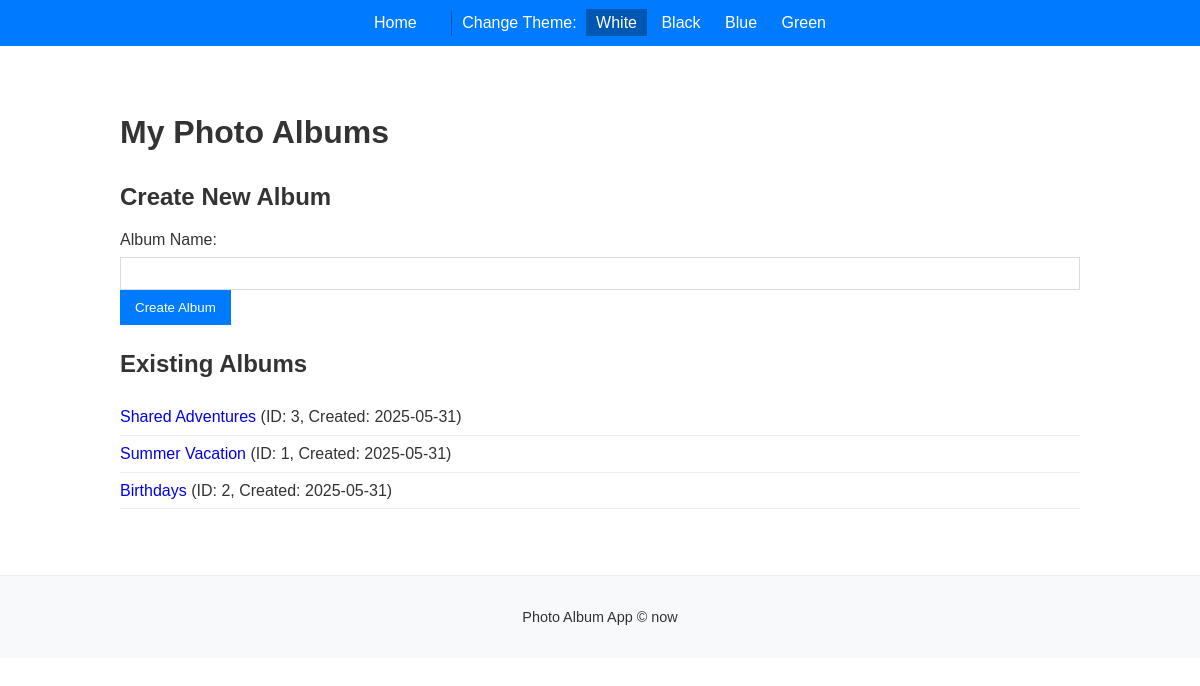
The page / on the database its author committed.
### tables this page shows
CREATE TABLE albums (
                id INTEGER PRIMARY KEY AUTOINCREMENT,
                name TEXT NOT NULL,
                creation_date TIMESTAMP DEFAULT CURRENT_TIMESTAMP
            );

### main.py (the view)
@app.route('/')
def index():
    albums = get_all_albums()
    return render_template('index.html', albums=albums, theme=get_color_theme(), themes=ALLOWED_THEMES)

### main.py (called while the page is built)
def get_color_theme() -> str:
    return CURRENT_THEME

def get_db_connection():
    conn = sqlite3.connect(DATABASE_FILE)
    conn.row_factory = sqlite3.Row
    return conn

def get_all_albums() -> list[sqlite3.Row]:
    conn = None
    try:
        conn = get_db_connection()
        cursor = conn.cursor()
        cursor.execute("SELECT * FROM albums ORDER BY creation_date DESC")
        albums = cursor.fetchall()
        return albums
    except sqlite3.Error as e:
        print(f"Error fetching all albums: {e}")
        return []
    finally:
        if conn:
            conn.close()

### templates/index.html
{% extends "base.html" %}
{% block content %}
    <h1>My Photo Albums</h1>
    <section id="create-album">
        <h2>Create New Album</h2>
        <form action="{{ url_for('create_album_route') }}" method="post">
            <label for="album_name">Album Name:</label>
            <input type="text" id="album_name" name="album_name" required>
            <button type="submit">Create Album</button>
        </form>
    </section>
    <section id="album-list">
        <h2>Existing Albums</h2>
        {% if albums %}
            <ul>
                {% for album in albums %}
                    <li>
                        <a href="{{ url_for('album_view', album_id=album.id) }}">{{ album.name }}</a>
                        <span class="album-meta"> (ID: {{ album.id }}, Created: {{ album.creation_date[:10] }})</span>
                    </li>
                {% endfor %}
            </ul>
        {% else %}
            <p>No albums found. Create one above!</p>
        {% endif %}
    </section>
{% endblock %}

### templates/base.html (shortened to what this page needs)
<!DOCTYPE html>
<html lang="en">
<head>
    <link rel="stylesheet" href="{{ url_for('static', filename='style.css') }}">
</head>
<body class="{{ theme }}">
    <nav>
        <a href="{{ url_for('index') }}">Home</a>
        <div class="theme-switcher">
            <span>Change Theme:</span>
            {% for t in themes %}
                <a href="{{ url_for('set_theme_route', theme_name=t) }}" class="{{ 'active' if t == theme else '' }}">{{ t|capitalize }}</a>
            {% endfor %}
        </div>
    </nav>
    <div class="container">
        {% block content %}
        {% endblock %}
    </div>
    <footer>
        <p>Photo Album App &copy; {{ "now"|date("Y") }}</p>
    </footer>
</body>
</html>

### static/style.css (style rules this page uses)
body { font-family: sans-serif; margin: 0; padding: 0; line-height: 1.6; transition: background-color 0.3s, color 0.3s; }
.container { width: 80%; margin: auto; overflow: hidden; padding: 20px; }
nav { background: #333; color: #fff; padding: 10px 0; text-align: center; margin-bottom: 20px; }
nav a { color: #fff; text-decoration: none; padding: 5px 10px; }
nav a:hover, nav a.active { background: #555; }
.theme-switcher { display: inline-block; margin-left: 20px; border-left: 1px solid #555; padding-left: 10px; }
.theme-switcher span { margin-right: 5px; }
h1, h2 { margin-bottom: 10px; }
ul { list-style: none; padding: 0; }
ul li { padding: 5px 0; border-bottom: 1px #eee solid; }
ul li a { text-decoration: none; }
form label { display: block; margin-bottom: 5px; }
form input[type="text"], form textarea, form input[type="file"] { width: 100%; padding: 8px; border: 1px solid #ddd; box-sizing: border-box; }
form button { padding: 10px 15px; border: none; cursor: pointer; }
footer { text-align: center; margin-top: 30px; padding: 15px; background: #f4f4f4; font-size: 0.9em; }
body.white { background-color: #fff; color: #333; }
body.white nav { background-color: #007bff; color: #fff; }
body.white nav a { color: #fff; }
body.white nav a:hover, body.white nav a.active { background: #0056b3; }
body.white .theme-switcher { border-left: 1px solid #0056b3; }
body.white button { background-color: #007bff; color: white; }
body.white footer { background: #f8f9fa; color: #333; border-top: 1px solid #eee; }

### rows shown on the page
albums: name "Shared Adventures", id "3", creation_date "2025-05-31"
albums: name "Summer Vacation", id "1", creation_date "2025-05-31"
albums: name "Birthdays", id "2", creation_date "2025-05-31"

### other values the page prints
{{ t|capitalize }} "White" "Black" "Blue" "Green"
